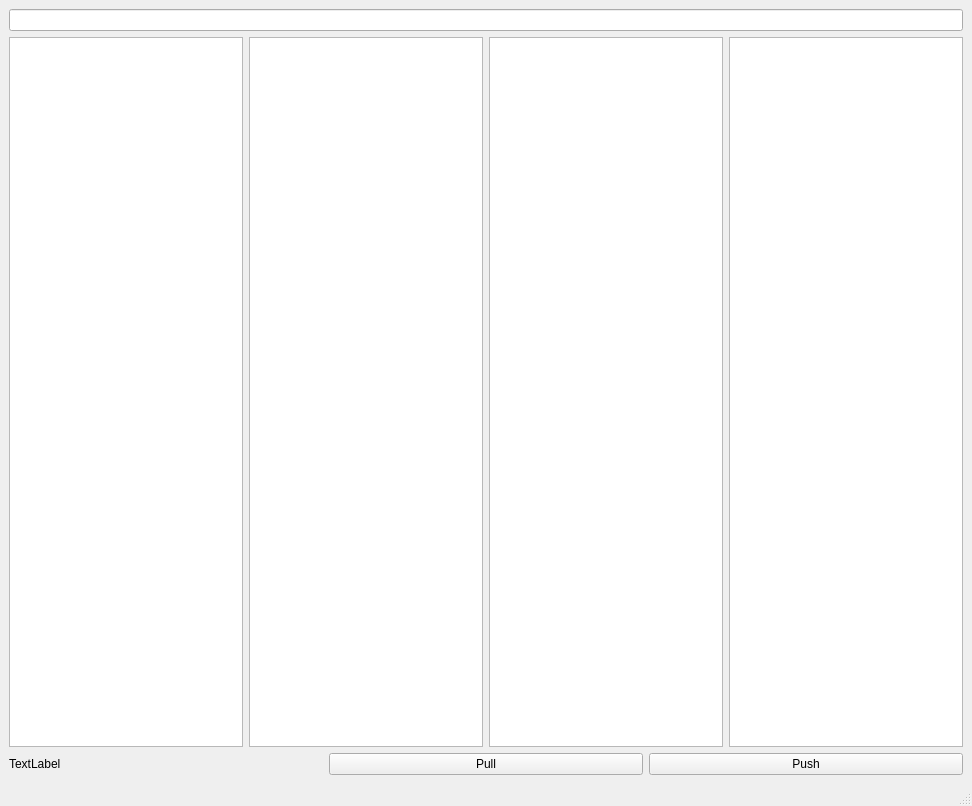
<?xml version="1.0" encoding="UTF-8"?>
<ui version="4.0">
 <class>MainWindow</class>
 <widget class="QMainWindow" name="MainWindow">
  <property name="geometry">
   <rect>
    <x>0</x>
    <y>0</y>
    <width>972</width>
    <height>806</height>
   </rect>
  </property>
  <property name="windowTitle">
   <string>Shot manager</string>
  </property>
  <widget class="QWidget" name="centralwidget">
   <layout class="QVBoxLayout" name="verticalLayout">
    <item>
     <layout class="QHBoxLayout" name="horizontalLayout">
      <item>
       <widget class="QLineEdit" name="lineEdit"/>
      </item>
     </layout>
    </item>
    <item>
     <layout class="QHBoxLayout" name="horizontalLayout_2">
      <item>
       <widget class="QListView" name="type"/>
      </item>
      <item>
       <widget class="QListView" name="asset"/>
      </item>
      <item>
       <widget class="QListView" name="task"/>
      </item>
      <item>
       <widget class="QListView" name="fork"/>
      </item>
     </layout>
    </item>
    <item>
     <layout class="QHBoxLayout" name="horizontalLayout_3">
      <item>
       <widget class="QLabel" name="label">
        <property name="text">
         <string>TextLabel</string>
        </property>
       </widget>
      </item>
      <item>
       <widget class="QPushButton" name="pushButton_2">
        <property name="text">
         <string>Pull</string>
        </property>
       </widget>
      </item>
      <item>
       <widget class="QPushButton" name="pushButton">
        <property name="text">
         <string>Push</string>
        </property>
       </widget>
      </item>
     </layout>
    </item>
   </layout>
  </widget>
  <widget class="QStatusBar" name="statusbar"/>
 </widget>
 <resources/>
 <connections/>
</ui>
